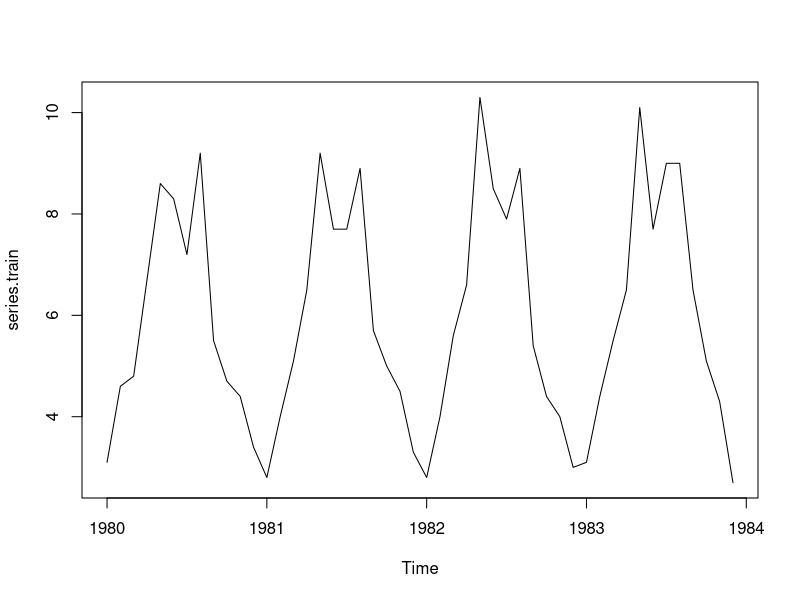
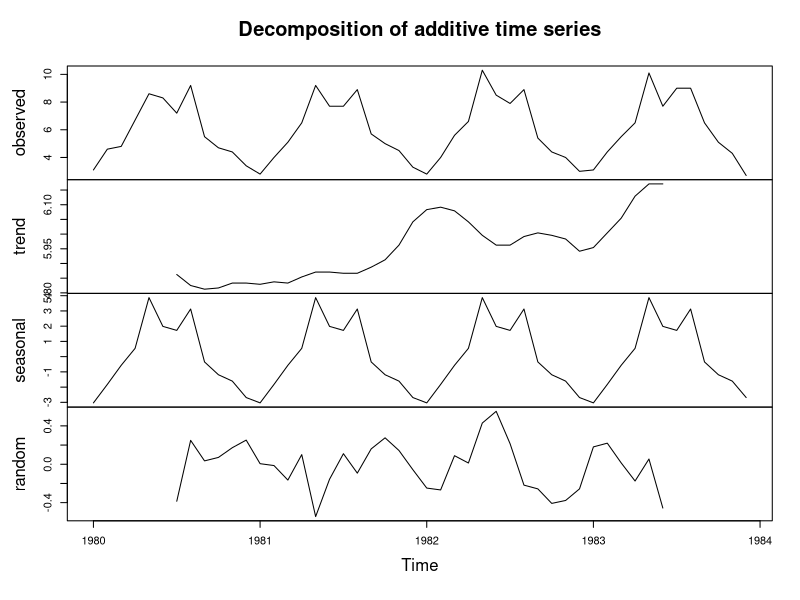
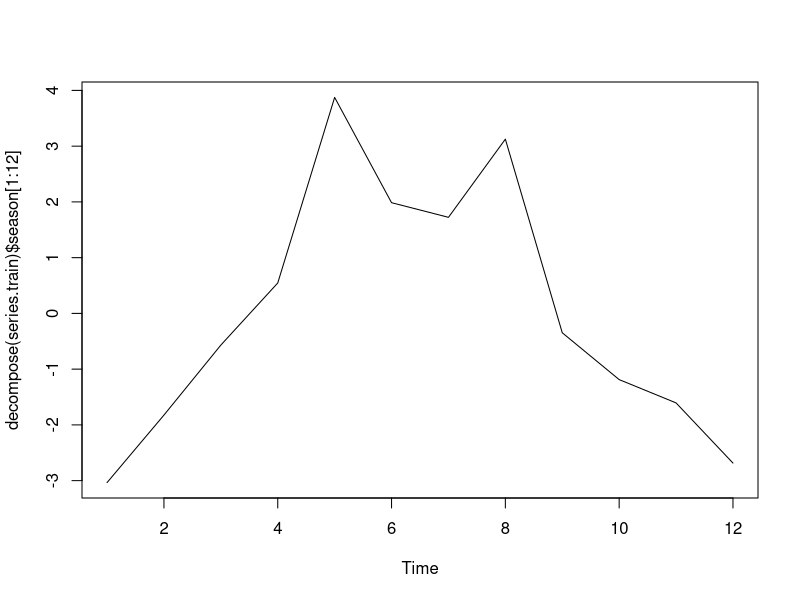
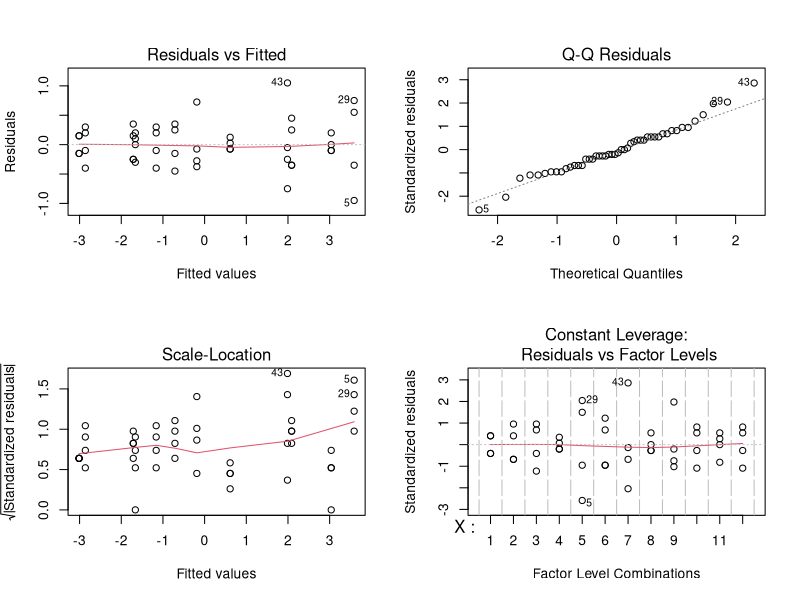
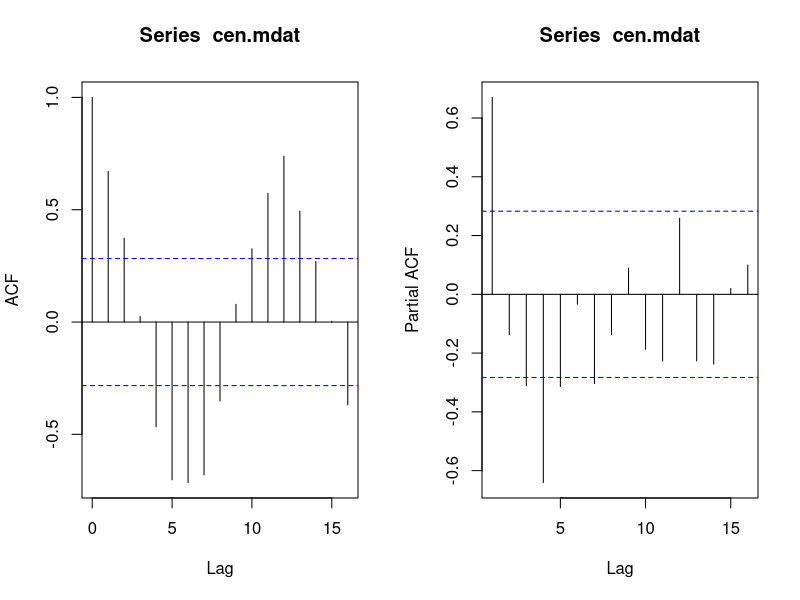

Reproduce these figures in R, in order.
## ---- chunk 1
knitr::opts_chunk$set(echo = TRUE)
setwd("~/Desktop/githubbahubba/CSUF/summer 2024/Exam4")
library(tseries)
library(forecast)
## ---- chunk 2
# loading the data
data <- read.table("UKg2024.txt", head=T)
series.train <- ts(data[1:48,1],start = c(1980,1), frequency = 12)
series.val <- ts(data[49:60,1],start = c(1980,1), frequency = 12)
# plotting ts
plot.ts(series.train)
plot(decompose(series.train))
plot.ts(decompose(series.train)$season[1:12])
kpss.test(decompose(series.train)$random)
## ---- chunk 3
#Note that our first month is actually July
X <- as.factor(c(rep(seq(1:12),4)))
cen.mdat <- c(scale(series.train, center = TRUE, scale = FALSE))
mod.lm <- lm(cen.mdat ~ X - 1)
# print out the summary
summary(mod.lm)
par(mfrow = c(2,2))
plot(mod.lm)
## ---- chunk 4
par(mfrow = c(1,2))
acf(cen.mdat)
pacf(cen.mdat)
auto.arima(cen.mdat)
